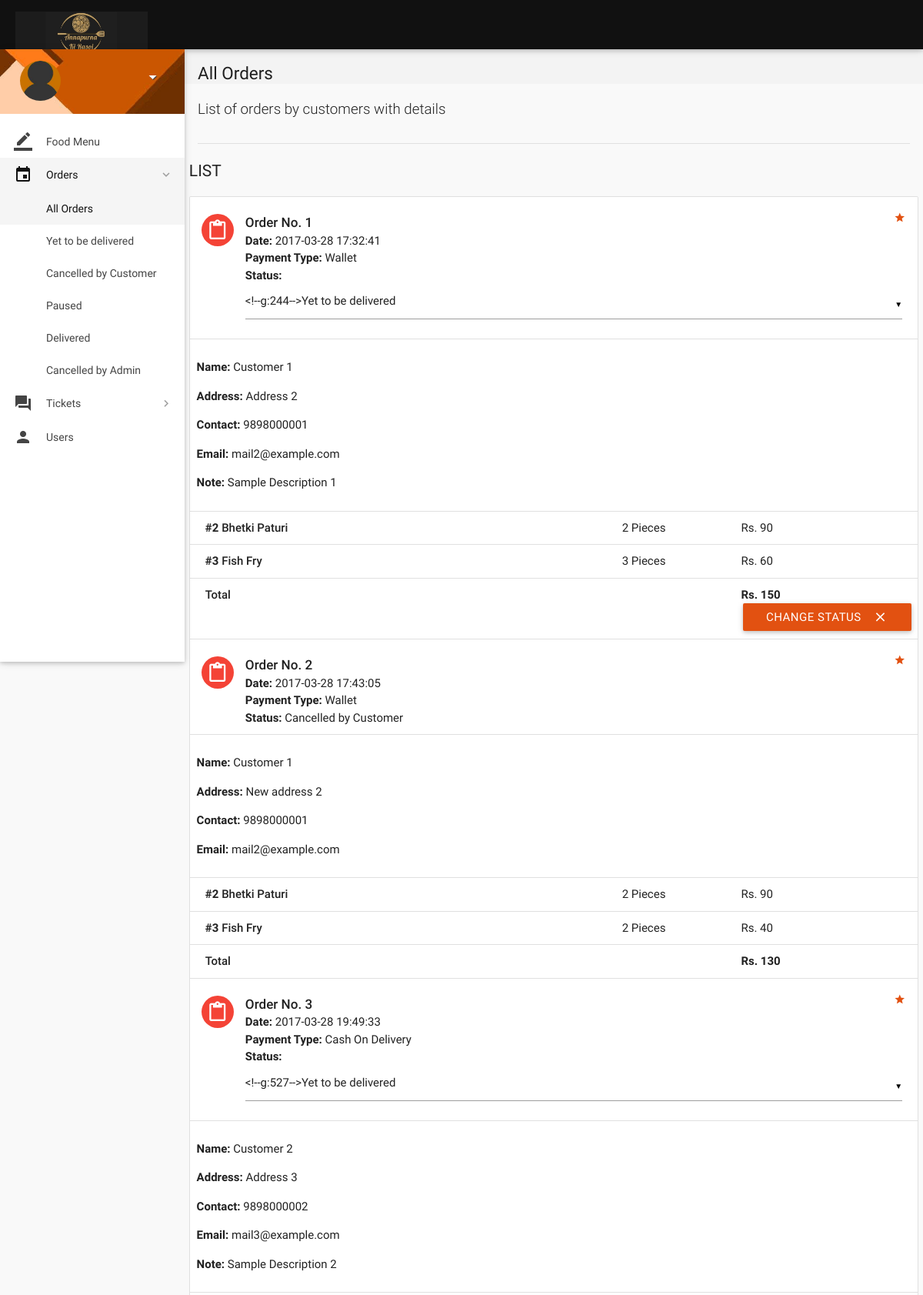
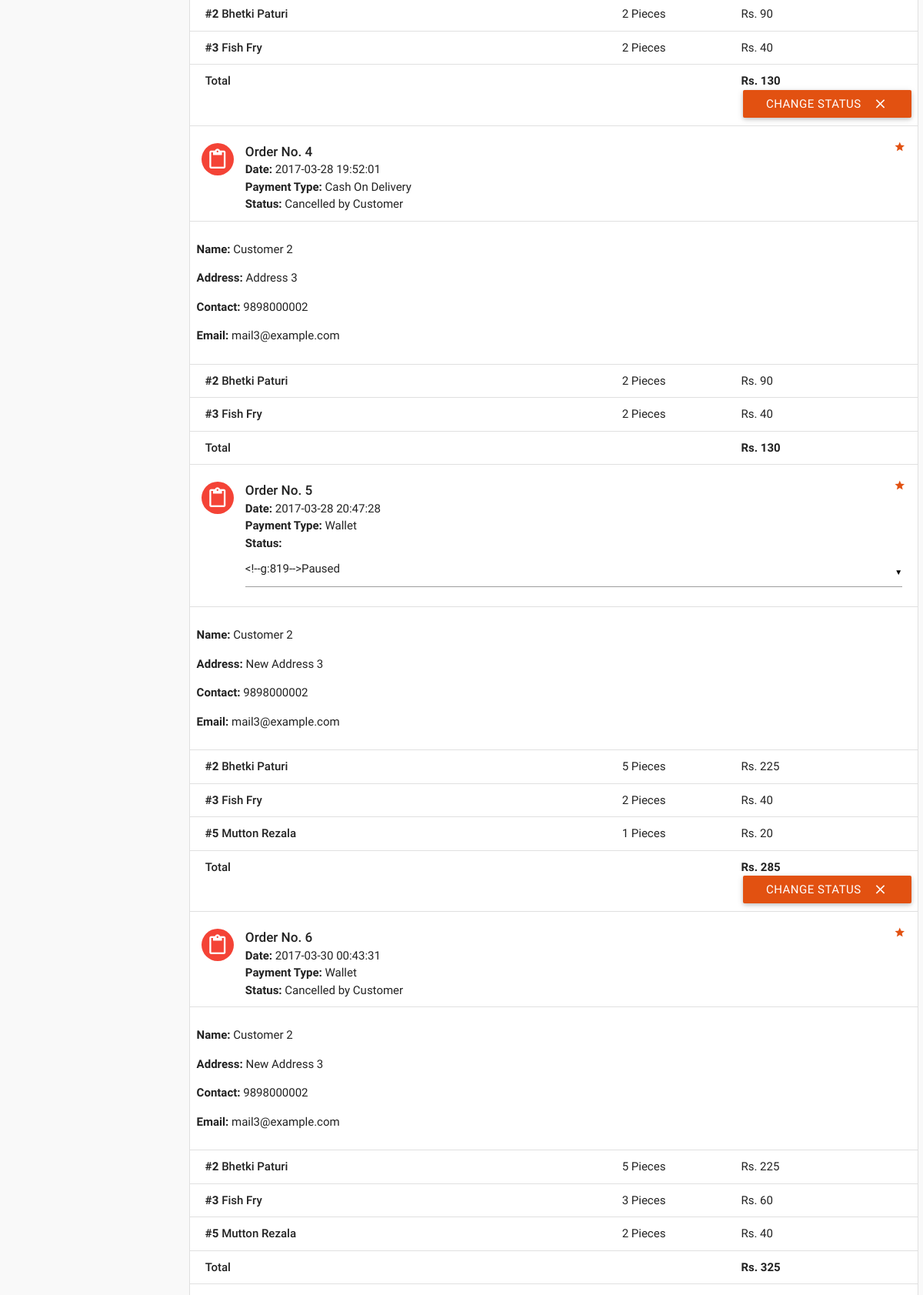
Screenshot of /account/all-orders.php (upper part) with the database file from the repository (2 pictures, top to bottom).
### tables this page shows
CREATE TABLE `orders` (
  `id` int(11) NOT NULL,
  `customer_id` int(11) NOT NULL,
  `address` varchar(300) NOT NULL,
  `description` varchar(300) NOT NULL,
  `date` datetime NOT NULL DEFAULT current_timestamp(),
  `payment_type` varchar(16) NOT NULL DEFAULT 'Wallet',
  `total` int(11) NOT NULL,
  `status` varchar(25) NOT NULL DEFAULT 'Yet to be delivered',
  `deleted` tinyint(4) NOT NULL DEFAULT 0
);

CREATE TABLE `users` (
  `id` int(11) NOT NULL,
  `role` varchar(15) NOT NULL DEFAULT 'Customer',
  `name` varchar(15) NOT NULL,
  `username` varchar(100) NOT NULL,
  `password` varchar(16) NOT NULL,
  `email` varchar(35) DEFAULT NULL,
  `address` varchar(300) DEFAULT NULL,
  `contact` bigint(11) NOT NULL,
  `verified` tinyint(1) NOT NULL DEFAULT 0,
  `deleted` tinyint(4) NOT NULL DEFAULT 0
);

CREATE TABLE `order_details` (
  `id` int(11) NOT NULL,
  `order_id` int(11) NOT NULL,
  `item_id` int(11) NOT NULL,
  `quantity` int(11) NOT NULL,
  `price` int(11) NOT NULL
);

CREATE TABLE `items` (
  `id` int(11) NOT NULL,
  `name` varchar(20) NOT NULL,
  `price` int(11) NOT NULL,
  `deleted` tinyint(4) NOT NULL DEFAULT 0,
  `image` longblob NOT NULL
);

### account/all-orders.php (the view, shortened to what this page needs)
<?php
	if($_SESSION['admin_sid']==session_id())
	{
		?>
<!DOCTYPE html>
<html lang="en">
<head>
  <link href="css/materialize.min.css" type="text/css" rel="stylesheet" media="screen,projection">
  <link href="css/style.min.css" type="text/css" rel="stylesheet" media="screen,projection">
  <link href="css/custom/custom.min.css" type="text/css" rel="stylesheet" media="screen,projection">
  <link href="js/plugins/perfect-scrollbar/perfect-scrollbar.css" type="text/css" rel="stylesheet" media="screen,projection">
</head>
<body>
  <header id="header" class="page-topbar">
        <div class="navbar-fixed">
            <nav class="navbar-color">
                <div class="nav-wrapper">
                    <ul class="left">
                      <li><h1 class="logo-wrapper"><a href="index.php" class="brand-logo darken-1"><img src="images/logo.jpg" alt="logo"></a> <span class="logo-text">Logo</span></h1></li>
                    </ul>
                </div>
            </nav>
        </div>
  </header>
  <div id="main">
    <div class="wrapper">
      <aside id="left-sidebar-nav">
        <ul id="slide-out" class="side-nav fixed leftside-navigation">
            <li class="user-details cyan darken-2">
            <div class="row">
                <div class="col col s4 m4 l4">
                    <img src="images/avatar.jpg" alt="" class="circle responsive-img valign profile-image">
                </div>
                <div class="col col s8 m8 l8">
                    <a class="btn-flat dropdown-button waves-effect waves-light white-text profile-btn" href="#" data-activates="profile-dropdown"><?php echo $name;?> <i class="mdi-navigation-arrow-drop-down right"></i></a>
                </div>
            </div>
            </li>
            <li class="bold"><a href="index.php" class="waves-effect waves-cyan"><i class="mdi-editor-border-color"></i> Food Menu</a>
            </li>
                <li class="no-padding">
                    <ul class="collapsible collapsible-accordion">
                        <li class="bold"><a class="collapsible-header waves-effect waves-cyan active"><i class="mdi-editor-insert-invitation"></i> Orders</a>
                            <div class="collapsible-body">
                                <ul>
								<li class="<?php
								if(!isset($_GET['status'])){
										echo 'active';
									}?>
									"><a href="all-orders.php">All Orders</a>
                                </li>
								<?php
									$sql = mysqli_query($con, "SELECT DISTINCT status FROM orders;");
									while($row = mysqli_fetch_array($sql)){
                                    echo '<li class='.(isset($_GET['status'])?($status == $_GET['status'] ? 'active' : ''): '').'><a href="all-orders.php?status='.$row['status'].'">'.$row['status'].'</a>
                                    </li>';
									}
									?>
                                </ul>
                            </div>
                        </li>
                    </ul>
                </li>
                 <li class="no-padding">
                    <ul class="collapsible collapsible-accordion">
                        <li class="bold"><a class="collapsible-header waves-effect waves-cyan"><i class="mdi-action-question-answer"></i> Tickets</a>
                        </li>
                    </ul>
                </li>
            <li class="bold"><a href="users.php" class="waves-effect waves-cyan"><i class="mdi-social-person"></i> Users</a>
            </li>
        </ul>
        </aside>
      <section id="content">
        <div id="breadcrumbs-wrapper">
          <div class="container">
            <div class="row">
              <div class="col s12 m12 l12">
                <h5 class="breadcrumbs-title">All Orders</h5>
              </div>
            </div>
          </div>
        </div>
        <div class="container">
          <p class="caption">List of orders by customers with details</p>
          <div class="divider"></div>
<div id="work-collections" class="seaction">
					<?php
					if(isset($_GET['status'])){
						$status = $_GET['status'];
					}
					else{
						$status = '%';
					}
					$sql = mysqli_query($con, "SELECT * FROM orders WHERE status LIKE '$status';");
					echo '<div class="row">
                <div>
                    <h4 class="header">List</h4>
                    <ul id="issues-collection" class="collection">';
					while($row = mysqli_fetch_array($sql))
					{
						$status = $row['status'];
						$deleted = $row['deleted'];
						echo '<li class="collection-item avatar">
                              <i class="mdi-content-content-paste red circle"></i>
                              <span class="collection-header">Order No. '.$row['id'].'</span>
                              <p><strong>Date:</strong> '.$row['date'].'</p>
                              <p><strong>Payment Type:</strong> '.$row['payment_type'].'</p>
							  <p><strong>Status:</strong> '.($deleted ? $status : '
							  <form method="post" action="routers/edit-orders.php">
							    <input type="hidden" value="'.$row['id'].'" name="id">
								<select name="status">
								<option value="Yet to be delivered" '.($status=='Yet to be delivered' ? 'selected' : '').'>Yet to be delivered</option>
								<option value="Delivered" '.($status=='Delivered' ? 'selected' : '').'>Delivered</option>
								<option value="Cancelled by Admin" '.($status=='Cancelled by Admin' ? 'selected' : '').'>Cancelled by Admin</option>
								<option value="Paused" '.($status=='Paused' ? 'selected' : '').'>Paused</option>
								</select>
							  ').'</p>
                              <a href="#" class="secondary-content"><i class="mdi-action-grade"></i></a>
                              </li>';
						$order_id = $row['id'];
						$customer_id = $row['customer_id'];
						$sql1 = mysqli_query($con, "SELECT * FROM order_details WHERE order_id = $order_id;");
						$sql3 = mysqli_query($con, "SELECT * FROM users WHERE id = $customer_id;");
							while($row3 = mysqli_fetch_array($sql3))
							{
							echo '<li class="collection-item">
                            <div class="row">
							<p><strong>Name: </strong>'.$row3['name'].'</p>
							<p><strong>Address: </strong>'.$row['address'].'</p>
							'.($row3['contact'] == '' ? '' : '<p><strong>Contact: </strong>'.$row3['contact'].'</p>').'
							'.($row3['email'] == '' ? '' : '<p><strong>Email: </strong>'.$row3['email'].'</p>').'
							'.(!empty($row['description']) ? '<p><strong>Note: </strong>'.$row['description'].'</p>' : '').'
                            </li>';
							}
						while($row1 = mysqli_fetch_array($sql1))
						{
							$item_id = $row1['item_id'];
							$sql2 = mysqli_query($con, "SELECT * FROM items WHERE id = $item_id;");
							while($row2 = mysqli_fetch_array($sql2))
								$item_name = $row2['name'];
							echo '<li class="collection-item">
                            <div class="row">
                            <div class="col s7">
                            <p class="collections-title"><strong>#'.$row1['item_id'].'</strong> '.$item_name.'</p>
                            </div>
                            <div class="col s2">
                            <span>'.$row1['quantity'].' Pieces</span>
                            </div>
                            <div class="col s3">
                            <span>Rs. '.$row1['price'].'</span>
                            </div>
                            </div>
                            </li>';
						}
								echo'<li class="collection-item">
                                        <div class="row">
                                            <div class="col s7">
                                                <p class="collections-title"> Total</p>
                                            </div>
                                            <div class="col s2">
											<span> </span>
                                            </div>
                                            <div class="col s3">
                                                <span><strong>Rs. '.$row['total'].'</strong></span>
                                            </div>';
								if(!$deleted){
								echo '<button class="btn waves-effect waves-light right submit" type="submit" name="action">Change Status
                                              <i class="mdi-content-clear right"></i>
										</button>
										</form>';
								}
								echo'</div></li>';
					}
					?>
					</ul>
                </div>
              </div>
            </div>
        </div>
      </section>
    </div>
  </div>
</body>
</html>
<?php
	}
?>

### rows the page displays
orders: id "1", date "2017-03-28 17:32:41", payment_type "Wallet", address "Address 2", description "Sample Description 1", total "150", deleted "CHANGE STATUS"
users: name "Customer 1", contact "9898000001", email "mail2@example.com"
order_details: item "2", item.name "Bhetki Paturi", quantity "2", price "90"
order_details: item "3", item.name "Fish Fry", quantity "3", price "60"
orders: id "2", date "2017-03-28 17:43:05", payment_type "Wallet", status "Cancelled by Customer", address "New address 2", total "130"
order_details: item "2", item.name "Bhetki Paturi", quantity "2", price "90"
order_details: item "3", item.name "Fish Fry", quantity "2", price "40"
orders: id "3", date "2017-03-28 19:49:33", payment_type "Cash On Delivery", address "Address 3", description "Sample Description 2", total "130", deleted "CHANGE STATUS"
users: name "Customer 2", contact "9898000002", email "mail3@example.com"
order_details: item "2", item.name "Bhetki Paturi", quantity "2", price "90"
order_details: item "3", item.name "Fish Fry", quantity "2", price "40"
orders: id "4", date "2017-03-28 19:52:01", payment_type "Cash On Delivery", status "Cancelled by Customer", address "Address 3", total "130"
order_details: item "2", item.name "Bhetki Paturi", quantity "2", price "90"
order_details: item "3", item.name "Fish Fry", quantity "2", price "40"
orders: id "5", date "2017-03-28 20:47:28", payment_type "Wallet", address "New Address 3", total "285", deleted "CHANGE STATUS"
order_details: item "2", item.name "Bhetki Paturi", quantity "5", price "225"
order_details: item "3", item.name "Fish Fry", quantity "2", price "40"
order_details: item "5", item.name "Mutton Rezala", quantity "1", price "20"
orders: id "6", date "2017-03-30 00:43:31", payment_type "Wallet", status "Cancelled by Customer", address "New Address 3", total "325"
order_details: item "2", item.name "Bhetki Paturi", quantity "5", price "225"
order_details: item "3", item.name "Fish Fry", quantity "3", price "60"
order_details: item "5", item.name "Mutton Rezala", quantity "2", price "40"

### other values shown
$row['status'] "Yet to be delivered"
$row['status'] "Cancelled by Customer"
$row['status'] "Paused"
$row['status'] "Delivered"
$row['status'] "Cancelled by Admin"
